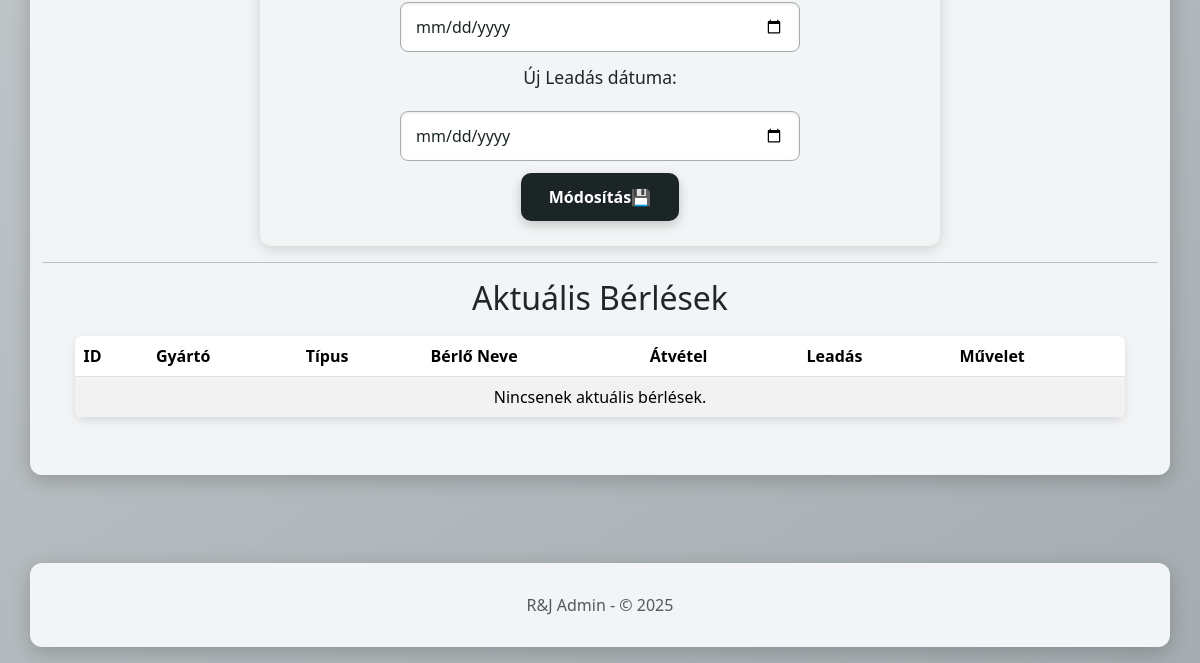
/admin/php/admin_berlesek.php (lower part), run on an earlier commit of the app's database.
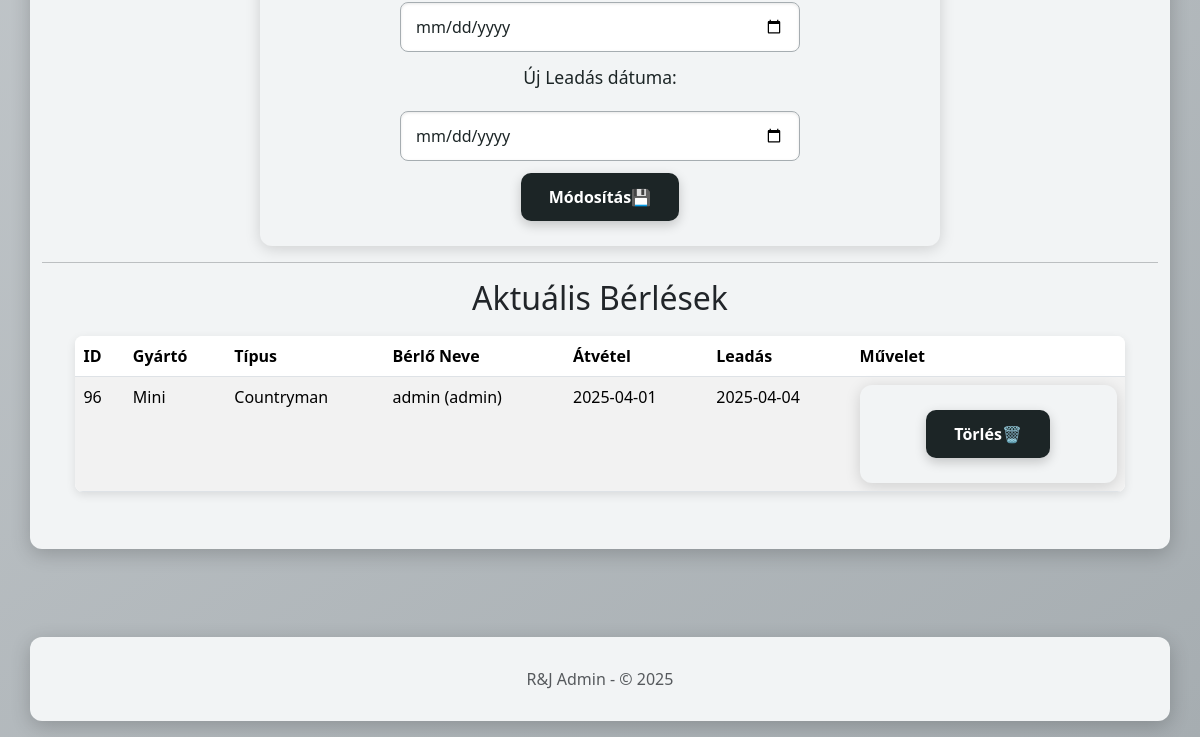
And on a later commit of the database.
### tables this page shows
CREATE TABLE `berlesek` (
  `berles_id` int(11) NOT NULL,
  `jarmu_id` int(11) DEFAULT NULL,
  `felhasznalo` varchar(255) DEFAULT NULL,
  `tol` date DEFAULT NULL,
  `ig` date DEFAULT NULL,
  `kifizetve` tinyint(1) DEFAULT NULL
);

CREATE TABLE `jarmuvek` (
  `jarmu_id` int(11) NOT NULL,
  `felhasznalas_id` int(11) DEFAULT NULL,
  `szerviz_id` int(11) DEFAULT NULL,
  `gyarto` varchar(255) DEFAULT NULL,
  `tipus` varchar(255) DEFAULT NULL,
  `motor` varchar(255) DEFAULT NULL,
  `gyartasi_ev` date DEFAULT NULL,
  `leiras` varchar(2550) DEFAULT NULL,
  `ar` int(11) DEFAULT NULL,
  `kep_url` mediumtext NOT NULL
);

CREATE TABLE `felhasznalo` (
  `felhasznalo_nev` varchar(255) NOT NULL,
  `nev` varchar(255) DEFAULT NULL,
  `emailcim` varchar(255) DEFAULT NULL,
  `jogositvany_kiallitasDatum` datetime DEFAULT NULL,
  `szamlazasi_cim` varchar(255) DEFAULT NULL,
  `jelszo` varchar(255) DEFAULT NULL,
  `admin` tinyint(1) DEFAULT NULL,
  `Telefonszám` varchar(16) NOT NULL,
  `husegpontok` int(11) DEFAULT 0
);

### admin/php/admin_berlesek.php (the view, shortened to what this page needs)
<?php
include "./db_connection.php";
if (!isset($db) || $db->connect_error) {
    $error_msg = isset($db) ? $db->connect_error : 'A $db kapcsolat objektum nem jött létre.';
    $db_hiba = "Adatbázis kapcsolati hiba: " . htmlspecialchars($error_msg);
} else {
    $db_hiba = null;
}
$berlesek = [];
$fetch_error = null;
if (!$db_hiba) {
    $sql = "SELECT
                b.berles_id, b.tol, b.ig,
                j.gyarto, j.tipus,
                f.nev AS felhasznalo_teljes_nev, -- A 'felhasznalo' tábla 'nev' oszlopa (teljes név)
                b.felhasznalo AS berlo_felhasznalonev, -- A 'berlesek' tábla 'felhasznalo' oszlopa (felhasználónév)
                b.jarmu_id
            FROM berlesek b
            LEFT JOIN jarmuvek j ON b.jarmu_id = j.jarmu_id
            LEFT JOIN felhasznalo f ON b.felhasznalo = f.felhasznalo_nev -- JOIN a 'felhasznalo' táblához a felhasználónév alapján
            ORDER BY b.tol DESC";
$result = $db->query($sql);
if ($result) {
    if ($result->num_rows > 0) {
        while ($row = $result->fetch_assoc()) {
            $berlesek[] = $row;
        }
    }
} else {
    $fetch_error = "Hiba a bérlések lekérdezése során: " . htmlspecialchars($db->error);
    error_log("SQL Hiba (bérlések lekérdezése): " . $db->error);
}
}
?>
<!DOCTYPE html>
<html lang="hu">
<head>
    <link rel="stylesheet" href="../../css/style.css">
    <link rel="stylesheet" href="../../css/admin.css">
    <link href="https://cdn.jsdelivr.net/npm/bootstrap@5.3.3/dist/css/bootstrap.min.css" rel="stylesheet"
>
</head>
<body>
    <div class="container mt-4">
                 <form action="./api.php" method="POST" class="form" novalidate>
                         <input type="date"  id="edit_tol" name="tol" required>
                         <label for="edit_ig" class="form-label">Új Leadás dátuma:</label>
                         <input type="date"  id="edit_ig" name="ig" required>
                     <button type="submit" class="btn btn-primary">Módosítás💾</button>
                 </form>
        <hr>
        <h2>Aktuális Bérlések</h2>
        <div class="table-container">
            <table class="table table-striped table-hover">
                <thead>
                    <tr>
                        <th>ID</th>
                        <th>Gyártó</th>
                        <th>Típus</th>
                        <th>Bérlő Neve</th>
                        <th>Átvétel</th>
                        <th>Leadás</th>
                        <th>Művelet</th>
                    </tr>
                </thead>
                <tbody>
                    <?php if (!empty($berlesek)): ?>
                        <?php foreach ($berlesek as $berles): ?>
                            <tr>
                                <td><?= htmlspecialchars($berles['berles_id']) ?></td>
                                <td><?= htmlspecialchars($berles['gyarto'] ?? 'N/A') ?></td>
                                <td><?= htmlspecialchars($berles['tipus'] ?? 'N/A') ?></td>
                                <td><?= htmlspecialchars($berles['felhasznalo_teljes_nev'] ?? 'N/A') ?> (<?= htmlspecialchars($berles['berlo_felhasznalonev']) ?>)</td>
                                <td><?= htmlspecialchars($berles['tol']) ?></td>
                                <td><?= htmlspecialchars($berles['ig']) ?></td>
                                <td>
                                    <form action="./api.php" method="POST" class="delete-form" onsubmit="return confirm('Biztosan törölni szeretné ezt a bérlést?');">
                                        <button type="submit" title="Törlés">Törlés🗑️</button>
                                    </form>
                                </td>
                            </tr>
                        <?php endforeach; ?>
                    <?php elseif (!$fetch_error && !$db_hiba): ?>
                        <tr>
                            <td colspan="7" class="text-center">Nincsenek aktuális bérlések.</td>
                        </tr>
                    <?php else: ?>
                         <tr>
                            <td colspan="7" class="text-center text-danger">Hiba történt a bérlések betöltésekor.</td>
                        </tr>
                    <?php endif; ?>
                </tbody>
            </table>
        </div>
    </div>
    <footer class="container mt-5 mb-3 text-center text-muted">
        R&J Admin - © <?= date('Y') ?>
    </footer>
</body>
</html>

### css/style.css (style rules this page uses)
* { margin: 0; padding: 0; box-sizing: border-box; }
html, body { height: 100%; font-family: 'Arial', sans-serif; background-color: #e8ecef; color: #1c2526; overflow-x: hidden; scroll-behavior: smooth; line-height: 1.6; }
body { background: linear-gradient(145deg, #d3d7da, #a6adb1); min-height: 100vh; display: flex; flex-direction: column; animation: fadeInBody 2s ease-in-out; }
.container { width: 90%; max-width: 1400px; margin-top: 160px !important; margin: 100px auto 40px; padding: 30px; background-color: #f2f4f5; border-radius: 12px; box-shadow: 0 5px 20px rgba(0, 0, 0, 0.2); animation: slideInUp 1s ease-out; }
h2 { font-size: 2.2rem; color: #1c2526; margin-bottom: 30px; font-weight: 600; text-align: center; }
.btn, .berles-gomb,button[type="button"], button[type="submit"], input[type="submit"] { padding: 12px 28px; font-size: 16px; font-weight: 600; color: #ffffff; background-color: #1c2526; border: none; border-radius: 10px; cursor: pointer; transition: all 0.4s ease; box-shadow: 0 4px 12px rgba(0, 0, 0, 0.2); animation: pulseGlow 2s infinite ease-in-out; display: inline-block; }
.btn-primary { background-color: #4a5659; }
form { padding: 25px; background-color: #f2f4f5; border-radius: 12px; box-shadow: 0 3px 15px rgba(0, 0, 0, 0.15); animation: slideInUp 1s ease-out; max-width: 680px; margin: 0 auto; display: grid; justify-items: center; align-content: center; gap: 2px; width: -webkit-fill-available; margin-top: inherit; }
label { font-size: 1.1rem; color: #1c2526; margin-bottom: 8px; display: block; font-weight: 500; }
input[type="text"], input[type="email"], input[type="tel"], input[type="date"], input[type="number"], input[type="password"], select, textarea { width: 80%; max-width: 400px; padding: 12px 15px; margin: 10px auto; border: 1px solid #a6adb1; border-radius: 8px; font-size: 16px; background-color: #ffffff; color: #1c2526; display: block; transition: all 0.3s ease; box-shadow: inset 0 1px 3px rgba(0, 0, 0, 0.1); }
.container input[type="text"], .container input[type="email"], .container input[type="date"] { width: 80%; max-width: 400px; padding: 12px 15px; margin: 10px auto; border: 1px solid #a6adb1; border-radius: 8px; font-size: 16px; background-color: #ffffff; color: #1c2526; display: block; transition: all 0.3s ease; box-shadow: inset 0 1px 3px rgba(0, 0, 0, 0.1); }
footer { background-color: #1c2526; color: #ffffff; padding: 40px 20px; text-align: center; margin-top: auto; box-shadow: 0 -3px 15px rgba(0, 0, 0, 0.3); }
.mt-5 { margin-top: 80px !important; }
.text-center { text-align: center; }
hr { border: 0; height: 1px; background: #a6adb1; margin: 20px 0; }
table { width: 100%; border-collapse: collapse; margin-bottom: 20px; background-color: #ffffff; border-radius: 8px; overflow: hidden; box-shadow: 0 3px 10px rgba(0, 0, 0, 0.1); }
th, td { padding: 15px; text-align: left; border-bottom: 1px solid #d3d7da; }
th { background-color: #4a5659; color: #ffffff; font-weight: 600; }
::placeholder { color: #999; opacity: 1; }
.text-muted { color: #999; }

### css/admin.css (style rules this page uses)
body { padding-top: 8%; }
.table-container { margin-left: 2%; margin-right: 2%; padding: 1%; }

What changed in the data, as far as the page shows it:
added berlesek: berles_id "96", jarmu.gyarto "Mini", jarmu.tipus "Countryman", felhasznalo.nev "admin", felhasznalo "admin", tol "2025-04-01", ig "2025-04-04"
Also different on the page:
text no longer shown: "Nincsenek aktuális bérlések."
